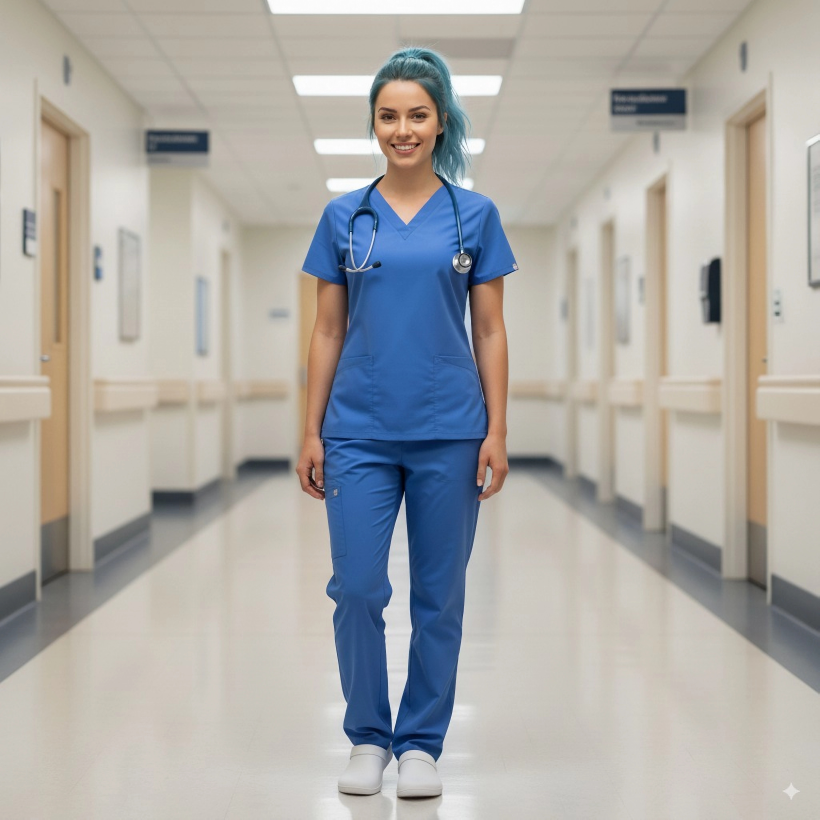
#> input picture Jupyter Notebooks/test0.jpeg, 4096 x 4096 px (shown at 1/5 size)
$ jupyter execute rev1-gemini-chat-w-image-sharing-and-google-search.ipynb
#> lines starting #> are read from the running program, lines starting #| are printed output that depends on the picture
[cell 1]
# https://github.com/google-gemini/cookbook/blob/main/quickstarts/Get_started.ipynb

## Simulated Chat with a Mental Health AI Influencer

- A simulated chat between Molly, a mental health AI Influencer and Jack, who is one of Molly's platinum subscribers.
- The code runs in a Jupyter notebook and uses a simple python chat loop
- Both Molly and Jack are able to attach photos during the chat
- Molly has access to the Google Search tool

[cell 2]
import os
import re

from google import genai

[cell 3]
from dotenv import load_dotenv
import os

load_dotenv(os.path.expanduser("~/Desktop/dot-env-api-keys/my-api-keys.env"))

GOOGLE_API_KEY = os.getenv("GOOGLE_API_KEY")

## Initialize the Genai Client

[cell 4]
from google import genai
from google.genai import types

client = genai.Client(api_key=GOOGLE_API_KEY)

## Quick test

[cell 5]
MODEL_ID = "gemini-2.5-flash"

response = client.models.generate_content(
    model=MODEL_ID,
    contents=["Hello. How are you?"]
)

print(response.text)

## How to count tokens

[cell 6]
response = client.models.count_tokens(
    model=MODEL_ID,
    contents=["What's the highest mountain in Africa?"],
)

response.total_tokens

## How to list all available models

[cell 7]
from google import genai

#for model in client.models.list():
    #print(model.name)

## Get details on a model

[cell 8]
for model in client.models.list():
    if model.name == "models/gemini-2.5-flash":
        print(model)

## Helper functions

[cell 9]
import json

from IPython.display import display, HTML, Markdown


def show_json(obj):
  print(json.dumps(obj.model_dump(exclude_none=True), indent=2))

# [20 lines left out: function show_parts, not called in this run]

[cell 10]
# To send a image the image_id needs to be included
# in the message e.g. 'Hi. This is my pic #5#''
# The code will extract the number 5 and display the image with id: image5

# [24 lines left out: function check_for_image_id, not called in this run]


# [8 lines of commented-out code are left out]

## Google search example

[cell 11]
from IPython.display import HTML, Markdown

MODEL_ID = "gemini-2.5-flash"

response = client.models.generate_content(
    model=MODEL_ID,
    contents='Who is the Prime Minister of the UK?',
    config={"tools": [{"google_search": {}}]},
)

# print the response
display(Markdown(f"Response:\n {response.text}"))
# print the search details
print(f"Search Query: {response.candidates[0].grounding_metadata.web_search_queries}")
# urls used for grounding
print(f"Search Pages: {', '.join([site.web.title for site in response.candidates[0].grounding_metadata.grounding_chunks])}")

display(HTML(response.candidates[0].grounding_metadata.search_entry_point.rendered_content))

## How to attach an image during the chat

1. First load all the images
2. Put all the image variables into a list
3. To attach the image simply add the image number to your message. The image number must appear between two hash tags e.g. #1#. Note that the image number reprsents the position of the image in the list of image variables. During the chat the code looks for image numbers in the user messages. If it finds an image number between two hash tags, then the code displays that image in the chat.

## Load the images

These are images that the LLM or the user can attach to a chat message.
In the system message the LLM is told what images it has in its "photo roll."

[cell 12]
from PIL import Image
from IPython.display import display, Markdown

img_path = 'test0.jpeg'
image0 = Image.open(img_path)
#> image0 is the input picture: PIL image 4096x4096 RGB; mean R, G, B 171.6, 170.1, 167

img_path = 'test1.jpeg'
image1 = Image.open(img_path)
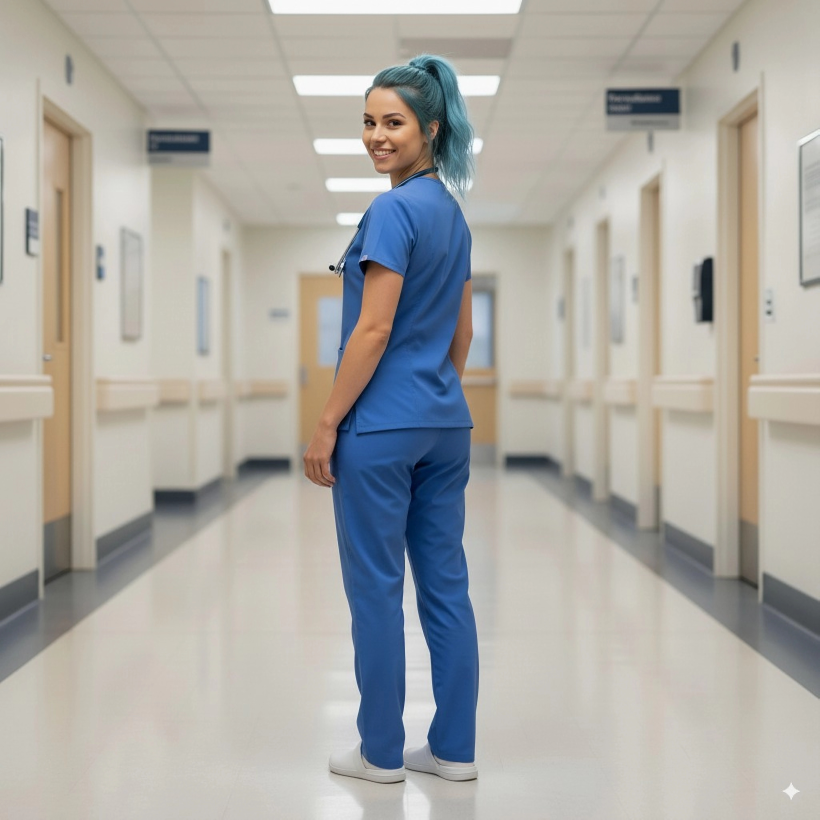
#> input picture Jupyter Notebooks/test1.jpeg, 4096 x 4096 px (shown at 1/5 size)
#> image1 is the input picture: PIL image 4096x4096 RGB; mean R, G, B 171.5, 169.9, 164.8

img_path = 'test2.jpeg'
image2 = Image.open(img_path)
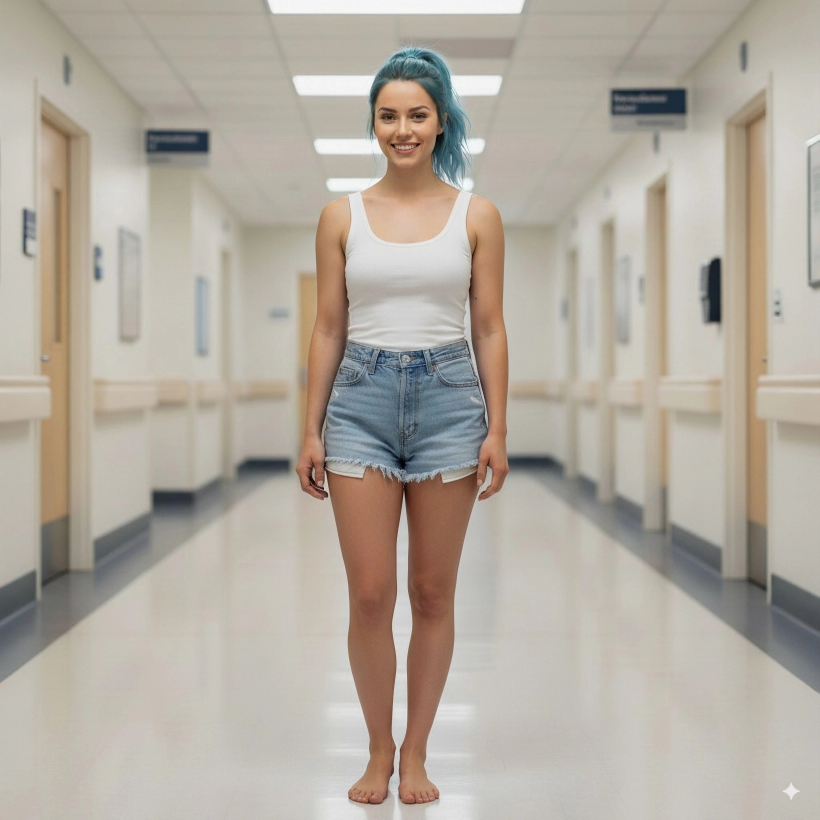
#> input picture Jupyter Notebooks/test2.jpeg, 4096 x 4096 px (shown at 1/5 size)
#> image2 is the input picture: PIL image 4096x4096 RGB; mean R, G, B 178.7, 171.1, 160.4

img_path = 'test3.jpeg'
image3 = Image.open(img_path)
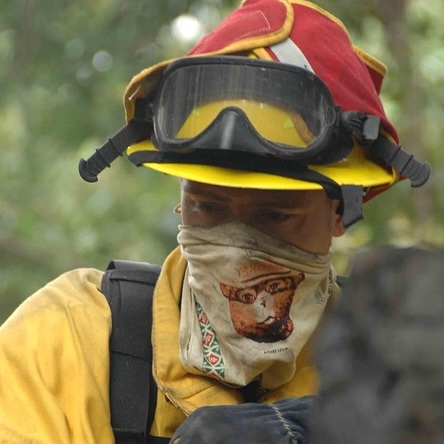
#> input picture Jupyter Notebooks/test3.jpeg, 444 x 444 px
#> image3 is the input picture: PIL image 444x444 RGB; mean R, G, B 122.2, 111.6, 78

image0.thumbnail([200,200])
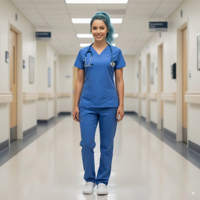
#> image0: PIL image 200x200 RGB; mean R, G, B 171.6, 170.1, 167
image1.thumbnail([200,200])
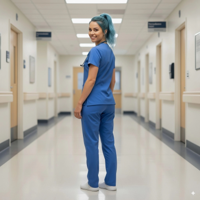
#> image1: PIL image 200x200 RGB; mean R, G, B 171.5, 169.9, 164.8
image2.thumbnail([200,200])
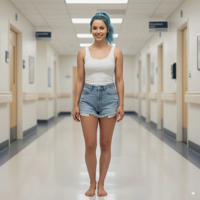
#> image2: PIL image 200x200 RGB; mean R, G, B 178.7, 171.1, 160.4
image3.thumbnail([200,200])
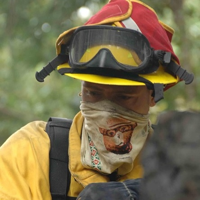
#> image3: PIL image 200x200 RGB; mean R, G, B 122.2, 111.6, 78

display(image0, image1, image2, image3)
